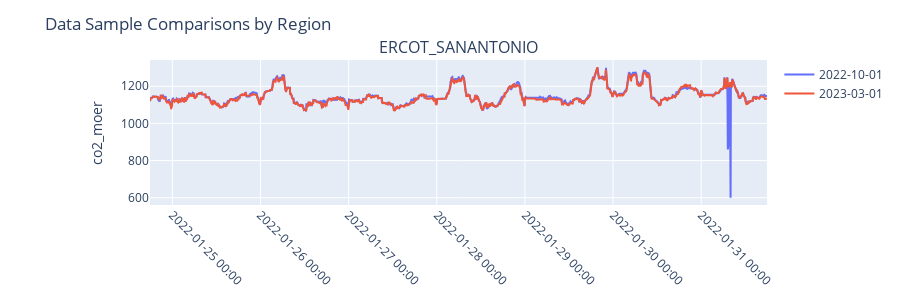

The code cell stored with this chart in its notebook:
### Markdown cell above
Below is a summary of how you can expect signal values to change between versions.

### Code cell
report.plot_sample_moers(factory.data_handlers, max_sample_period='7D')

### Figure 1 — Plotly figure (JSON) as saved in the notebook; plotly's stock layout.template omitted (floating-point values rounded to 4 significant figures; data arrays with more than 128 entries replaced by an {"elided": "..."} marker saying what was removed)
{"data": [{"line": {"width": 2}, "mode": "lines", "name": "2022-10-01", "showlegend": true, "type": "scatter", "x": {"elided": "2017 str values"}, "xaxis": "x", "y": {"elided": "2017 int values"}, "yaxis": "y"}, {"line": {"width": 2}, "mode": "lines", "name": "2023-03-01", "showlegend": true, "type": "scatter", "x": {"elided": "2017 str values"}, "xaxis": "x", "y": {"elided": "2017 int values"}, "yaxis": "y"}], "layout": {"annotations": [{"font": {"size": 16}, "showarrow": false, "text": "ERCOT_SANANTONIO", "x": 0.5, "xanchor": "center", "xref": "paper", "y": 1, "yanchor": "bottom", "yref": "paper"}], "height": 300, "margin": {"b": 80, "l": 150, "r": 20, "t": 60}, "showlegend": true, "title": {"text": "Data Sample Comparisons by Region"}, "xaxis": {"anchor": "y", "domain": [0, 1], "showgrid": true, "tickangle": 45, "tickformat": "%Y-%m-%d %H:%M", "type": "date"}, "yaxis": {"anchor": "x", "domain": [0, 1], "title": {"text": "co2_moer"}}}}
